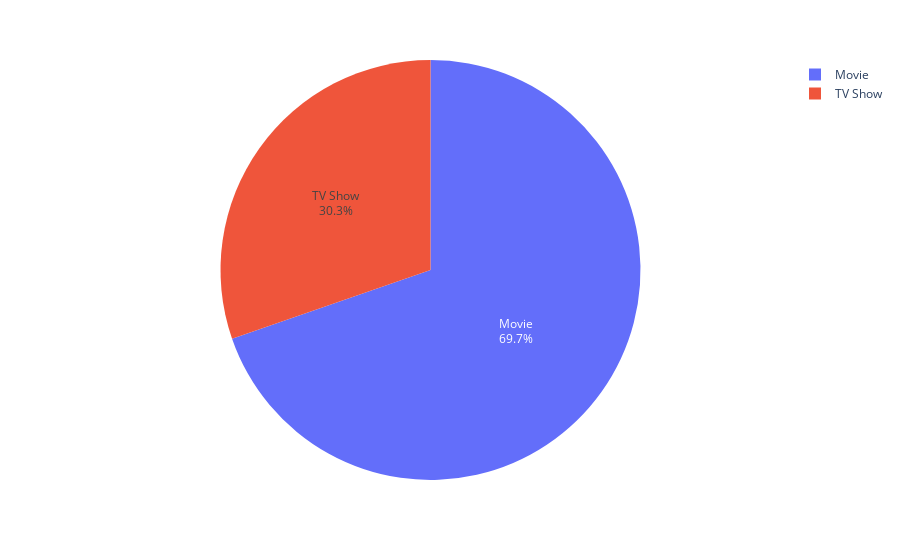

The code cell stored with this chart in its notebook:
### Code cell
fig = px.pie(df['type'].value_counts().reset_index(), values='type', names='index')
fig.update_traces(textposition='inside', textinfo='percent+label')
fig.show()

### Figure 1 — Plotly figure (JSON) as saved in the notebook; plotly's stock layout.template omitted (floating-point values rounded to 4 significant figures)
{"data": [{"textposition": "inside", "hovertemplate": "index=%{label}<br>type=%{value}", "domain": {"y": [0, 1], "x": [0, 1]}, "legendgroup": "", "name": "", "labels": ["Movie", "TV Show"], "showlegend": true, "hoverlabel": {"namelength": 0}, "values": [6131, 2666], "textinfo": "percent+label", "type": "pie"}], "layout": {"margin": {"t": 60}, "legend": {"tracegroupgap": 0}}}
